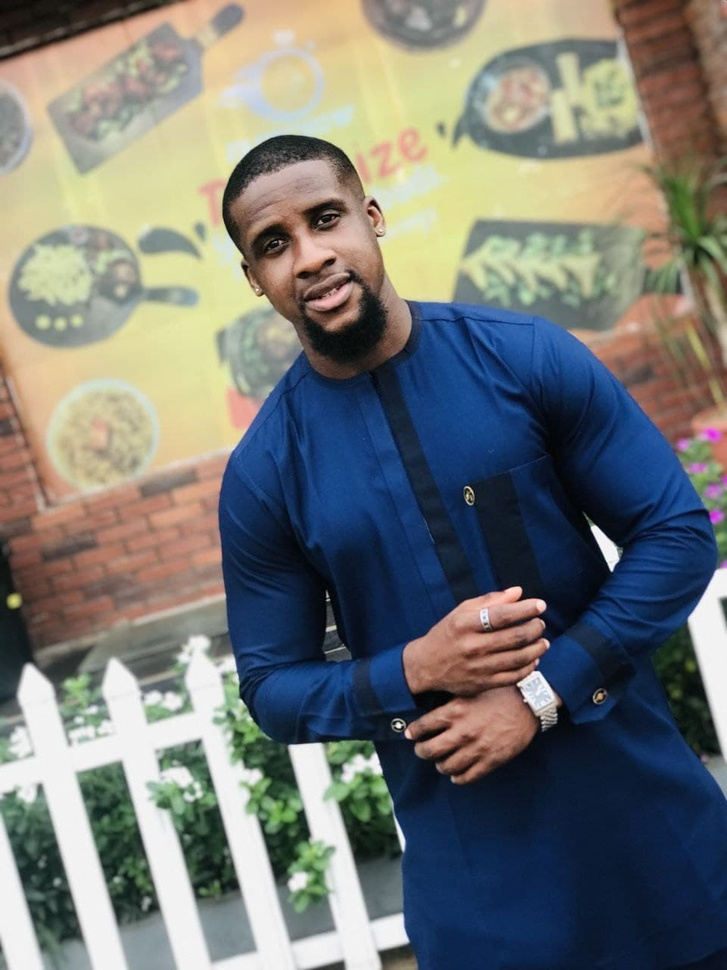
#> input picture pictures/1997.jpg, 727 x 970 px, shrunk from 960 x 1280 before the run
$ python 'COLOUR DETECTION.py'
#> lines starting #> are read from the running program, lines starting #| are printed output that depends on the picture; after the words box and inside, x2 and y2 are one past the last pixel; in counts of white or black regions, pixels touching at a corner belong together
import cv2
import numpy as np

# COLOUR DETECTION
# pixel to pixel comparison is what happens in COLOUR DETECTION
img = cv2.imread('./pictures/1997.jpg')
#> img is the input picture: shape (970, 727, 3); mean B, G, R 117.5, 120.4, 117.8

# we will be looking for another color scheme known as hsv and it is used in color and paint software
# first convert to hsv format before colour detection
hsv = cv2.cvtColor(img, cv2.COLOR_BGR2HSV)
#> hsv: shape (970, 727, 3); mean H, S, V 59.8, 103.3, 140.9

# then write upper and lower limits(radius) of each colour eg green has a lower and upper limit of [40, 40,
# 40] and [70. 255, 255] respectively...
lower_blue = np.array([0, 50, 50])
upper_blue = np.array([140, 255, 255])

# threshold the HSV image to get only blue colors
mask_blue = cv2.inRange(hsv, lower_blue, upper_blue)
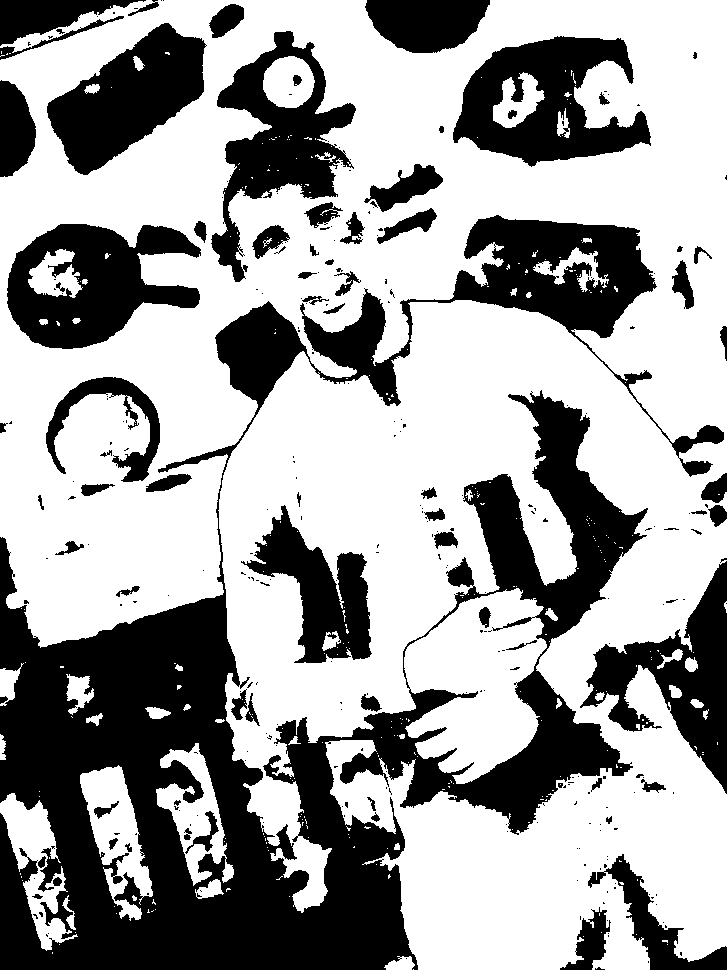
#> mask_blue: shape (970, 727); 62.9% white; 291 black regions (211 under 20 px), largest, box (x1, y1, x2, y2) and area: (0, 215, 724, 970) 154466, (7, 224, 201, 349) 14287, (453, 36, 651, 167) 14142

res = cv2.bitwise_and(img, img, mask = mask_blue)
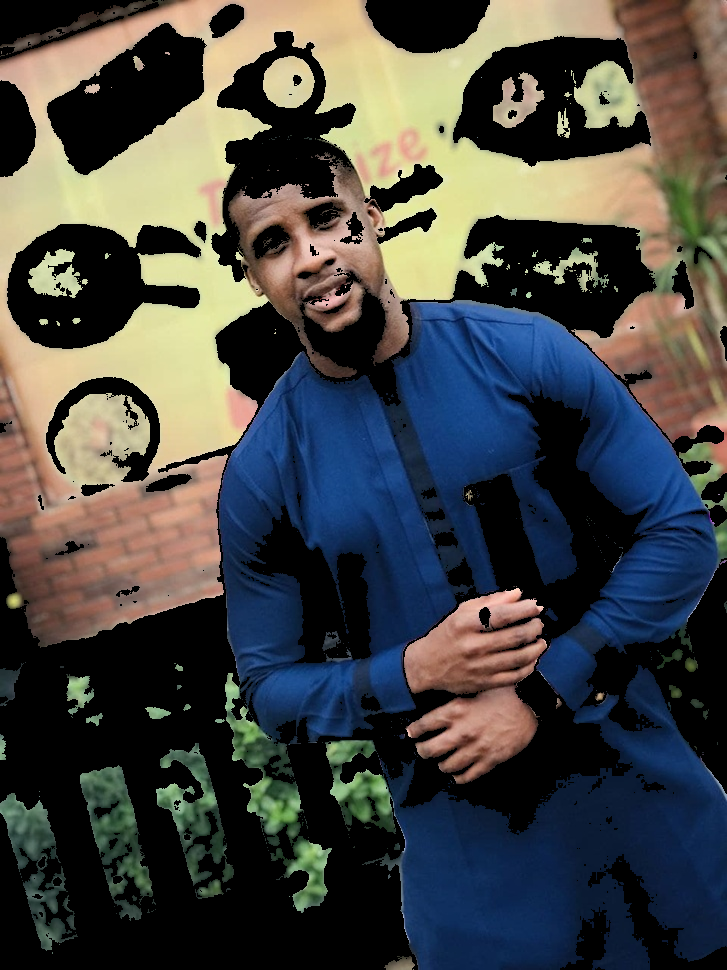
#> res: shape (970, 727, 3); mean B, G, R 68.3, 70.2, 69.3
cv2.imshow('IMAGE', res)


cv2.waitKey(0)
cv2.destroyAllWindows()
